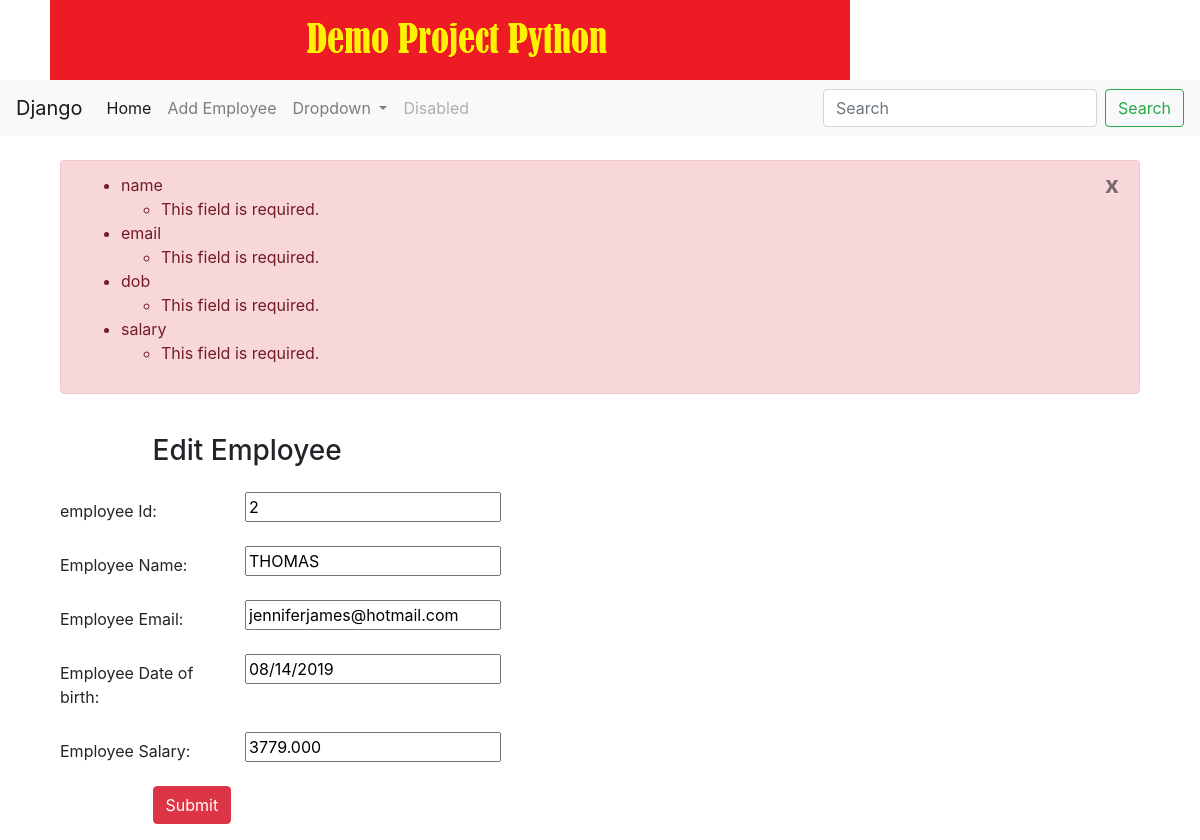
Screenshot of /update/2 with the database file from the repository.
### less4App/models.py (models this page shows, shortened)
class Employee(models.Model):
    id = models.AutoField(primary_key=True)
    name = models.CharField("Employee Name", max_length=100)
    email = models.EmailField("Email Address", max_length=100)
    dob = models.DateTimeField("Date of Birth")
    salary = models.FloatField("Basic Salary")
    class Meta:
        db_table = "employees"

### less4App/views.py (the view)
# urls.py: path('update/<int:id>',views.update),
def update(request, id):
    employee = Employee.objects.get(id=id)
    form = EmployeeForm(request.POST,request.FILES,instance=employee)
    if form.is_valid():
        try:
            form.save()
            messages.error(request,'Updated Successfully')
            return redirect('/')
        except:
            pass
    else:
        messages.error(request,form.errors)
    return render(request,'edit.html',{'employee':employee,'form':form})

### less4App/forms.py
class EmployeeForm(forms.ModelForm):
    class Meta:
        model = Employee
        fields = "__all__"
        widgets = {
                'dob'   : forms.DateInput(attrs={'class':'form-control datepicker1'}),
                'name'  : forms.TextInput(attrs={'class': 'form-control'}),
                'email' : forms.TextInput(attrs={'class': 'form-control','placeholder': 'Email Address'}),
                'salary': forms.TextInput(attrs={'class': 'form-control'}),
        }

### templates/edit.html (shortened to what this page needs)
{% extends 'base.html'%}
{% block content %}
    <form  class="post-form" action="/update/{{employee.id}}" method="POST" >
        <div class="container">
    <br>
    <div class="">
      {% for message in messages %}
          <div class="alert alert-danger">
            <a class="close" href="#" data-dismiss="alert">x</a>
            {{ message }}
          </div>
        {% endfor %}
        <br>
        <div class="form-group row">
          <label class="col-sm-1 col-form-label"></label>
          <div class="col-sm-4">
          <h3>Edit Employee</h3>
          </div>
        </div>
        <div class="form-group row">
        <label class="col-sm-2 col-form-label">employee Id:</label>
        <div class="col-sm-4">
          <input type="text" name="id" id="id_id" required maxlength="20" value="{{ employee.id }}"/>
        </div>
      </div>
      <div class="form-group row">
        <label class="col-sm-2 col-form-label">Employee Name:</label>
        <div class="col-sm-4">
          <input type="text" name="name" id="name" required maxlength="20" value="{{ employee.name | upper }}"/>
        </div>
      </div>
        <div class="form-group row">
        <label class="col-sm-2 col-form-label">Employee Email:</label>
        <div class="col-sm-4">
            <input type="text" name="email" id="email" required maxlength="20" value="{{ employee.email }}"/>
        </div>
      </div>
        <div class="form-group row">
        <label class="col-sm-2 col-form-label">Employee Date of birth:</label>
        <div class="col-sm-4">
            <input type="text" name="dob" id="dob" required maxlength="20" value="{{ employee.dob | date:"m/d/Y"}}"/>
        </div>
      </div>
      <div class="form-group row">
    <label class="col-sm-2 col-form-label">Employee Salary:</label>
    <div class="col-sm-4">
        <input type="text" name="salary" id="salary" required maxlength="200" value="{{ employee.salary | floatformat:"3"}}"/>
    </div>
  </div>
        <div class="form-group row">
        <label class="col-sm-1 col-form-label"></label>
        <div class="col-sm-4">
        <button type="submit" class="btn btn-danger">Submit</button>
        </div>
      </div>
        </div>
    </form>
    {% endblock %}

### rows the page displays
Employee: id "2", name "THOMAS", email "jenniferjames@hotmail.com", dob "08/14/2019", salary "3779.000"

### other values shown
{{ message }} "name This field is required. email This field is required. dob This field is required. salary This field is required."
